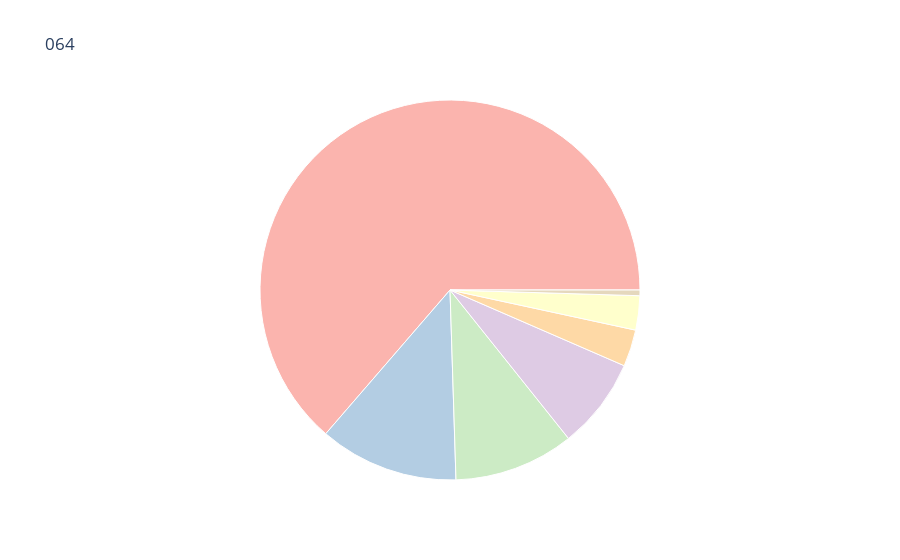
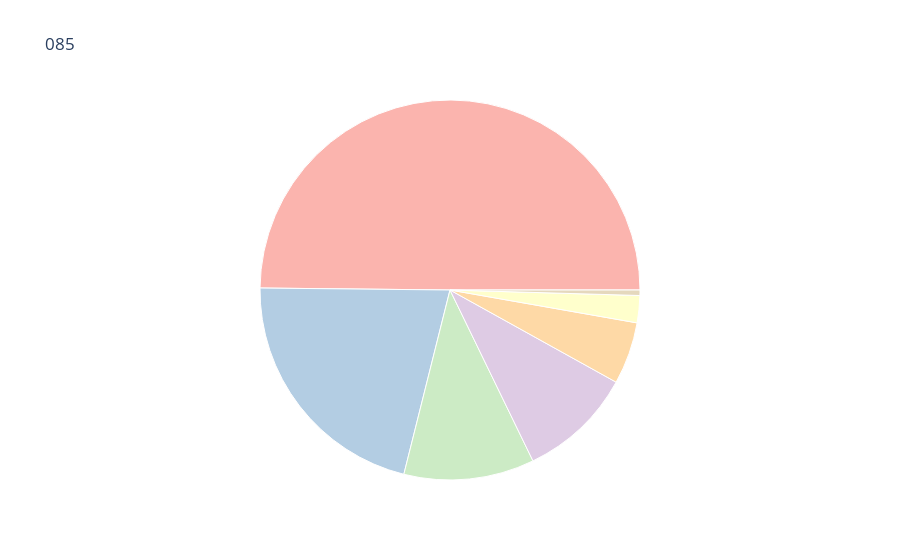
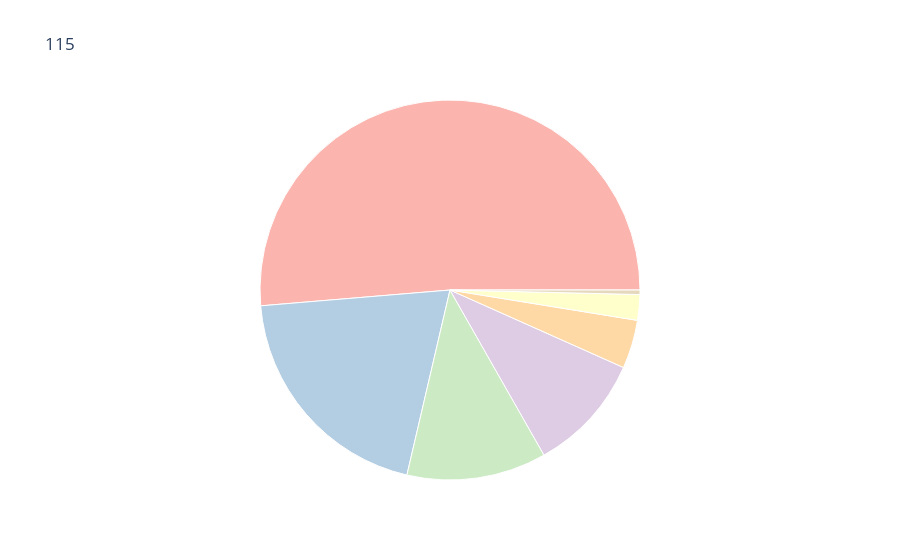
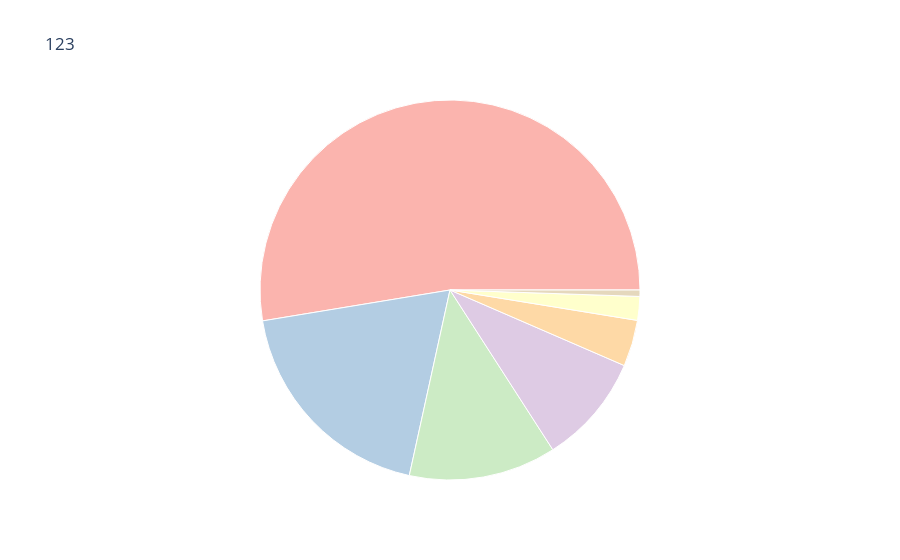

Notebook cell for these charts, in order:
### Code cell
import plotly.express as px
import pandas as pd
#import textwrap

#def customwrap(s,width=30):
    #return "<br>".join(textwrap.wrap(s,width=width))
df1 = pd.read_csv('/Users/mredick/Documents/OSU/McPhail_Lab/Methane_Seep_Project/20221114_canopus_peakarea_combined_sumbycore_combinelipidnpcpath.txt', sep='\t')
print(df1.head())
NPC_class = list(df1['NPCclass'])
NPC_superclass = list(df1['NPCsuperclass'])
NPC_pathway = list(df1['NPCpathway'])
Values064 = list(df1['064_Sum'])
Values085 = list(df1['085_Sum'])
Values115 = list(df1['115_Sum'])
Values123 = list(df1['123_Sum'])
ValuesOOI = list(df1['OOI_Sum'])
#ValuesH1819 = list(df1['H1819_Sum'])
#ValuesH1821 = list(df1['H1821_Sum'])
df1 = pd.DataFrame(dict(NPC_class=NPC_class, 
                        NPC_superclass=NPC_superclass, 
                        NPC_pathway=NPC_pathway,
                        Values064=Values064,
                        Values085=Values085,
                        Values115=Values115,
                        Values123=Values123,
                        ValuesOOI=ValuesOOI
                       ))
#generate plotly express sunbursts (because of repeated labels - need path function)
fig064 = px.sunburst(df1, path=['NPC_pathway', 'NPC_superclass', 'NPC_class'], values='Values064', title='064',maxdepth=1, color_discrete_sequence=px.colors.qualitative.Pastel1, labels=None)
#fig064.update_traces(textinfo="label+percent root")
fig064.update_layout(uniformtext=dict(minsize=100, mode='hide'))
fig064.show()
fig064.write_image('/Users/mredick/Documents/OSU/McPhail_Lab/Methane_Seep_Project/june22mzmine/20220629_NPC_Sunburst_064peakarea_centeronly_combinelipids_nolabel.pdf')
fig085 = px.sunburst(df1, path=['NPC_pathway', 'NPC_superclass', 'NPC_class'], values='Values085', title='085',maxdepth=1, color_discrete_sequence=px.colors.qualitative.Pastel1)
fig085.update_traces(textinfo="label+percent root")
fig085.update_layout(uniformtext=dict(minsize=100, mode='hide'))
fig085.show()
fig085.write_image('/Users/mredick/Documents/OSU/McPhail_Lab/Methane_Seep_Project/june22mzmine/20220629_NPC_Sunburst_085peakarea__centeronly_combinelipids_nolabel.pdf')
fig115 = px.sunburst(df1, path=['NPC_pathway', 'NPC_superclass', 'NPC_class'], values='Values115', title='115',maxdepth=1, color_discrete_sequence=px.colors.qualitative.Pastel1)
fig115.update_traces(textinfo="label+percent root")
fig115.update_layout(uniformtext=dict(minsize=100, mode='hide'))
fig115.show()
fig115.write_image('/Users/mredick/Documents/OSU/McPhail_Lab/Methane_Seep_Project/june22mzmine/20220629_NPC_Sunburst_115peakarea__centeronly_combinelipids_nolabel.pdf')
fig123 = px.sunburst(df1, path=['NPC_pathway', 'NPC_superclass', 'NPC_class'], values='Values123', title='123',maxdepth=1, color_discrete_sequence=px.colors.qualitative.Pastel1)
fig123.update_traces(textinfo="label+percent root")
fig123.update_layout(uniformtext=dict(minsize=100, mode='hide'))
fig123.show()
fig123.write_image('/Users/mredick/Documents/OSU/McPhail_Lab/Methane_Seep_Project/june22mzmine/20220629_NPC_Sunburst_123peakarea__centeronly_combinelipids_nolabel.pdf')
figOOI = px.sunburst(df1, path=['NPC_pathway', 'NPC_superclass', 'NPC_class'], values='ValuesOOI', title='OOI',maxdepth=1, color_discrete_sequence=px.colors.qualitative.Pastel1)
figOOI.update_traces(textinfo="label+percent root")
figOOI.update_layout(uniformtext=dict(minsize=100, mode='hide'))
figOOI.show()
figOOI.write_image('/Users/mredick/Documents/OSU/McPhail_Lab/Methane_Seep_Project/june22mzmine/20220629_NPC_Sunburst_OOIpeakarea_centeronly_combinelipids_nolabel.pdf')
#figH1819 = px.sunburst(df1, path=['NPC_pathway', 'NPC_superclass', 'NPC_class'], values='ValuesH1819', title='H1819',maxdepth=1, color_discrete_sequence=px.colors.qualitative.Pastel1)
#figH1819.update_traces(textinfo="label+percent root")
#figH1819.update_layout(uniformtext=dict(minsize=8, mode='hide'))
#figH1819.show()
#figH1819.write_image('/Users/mredick/Documents/OSU/McPhail_Lab/Methane_Seep_Project/june22mzmine/20220629_NPC_Sunburst_H1819peakarea_centeronly.pdf')
#figH1821 = px.sunburst(df1, path=['NPC_pathway', 'NPC_superclass', 'NPC_class'], values='ValuesH1821', title='H1821',maxdepth=1, color_discrete_sequence=px.colors.qualitative.Pastel1)
#figH1821.update_traces(textinfo="label+percent root")
#figH1821.update_layout(uniformtext=dict(minsize=8, mode='hide'))
#figH1821.show()
#figH1821.write_image('/Users/mredick/Documents/OSU/McPhail_Lab/Methane_Seep_Project/june22mzmine/20220629_NPC_Sunburst_H1821peakarea_centeronly.pdf')

### Figure 1 — Plotly figure (JSON) as saved in the notebook; plotly's stock layout.template omitted (floating-point values rounded to 4 significant figures; data arrays with more than 128 entries replaced by an {"elided": "..."} marker saying what was removed)
{"data": [{"branchvalues": "total", "domain": {"x": [0, 1], "y": [0, 1]}, "hovertemplate": "labels=%{label}<br>Values064=%{value}<br>parent=%{parent}<br>id=%{id}<extra></extra>", "ids": {"elided": "400 str values"}, "labels": {"elided": "400 str values"}, "maxdepth": 1, "name": "", "parents": {"elided": "400 str values"}, "type": "sunburst", "values": {"elided": "400 float values"}}], "layout": {"autosize": true, "legend": {"tracegroupgap": 0}, "sunburstcolorway": ["rgb(251,180,174)", "rgb(179,205,227)", "rgb(204,235,197)", "rgb(222,203,228)", "rgb(254,217,166)", "rgb(255,255,204)", "rgb(229,216,189)", "rgb(253,218,236)", "rgb(242,242,242)"], "title": {"text": "064"}, "uniformtext": {"minsize": 100, "mode": "hide"}}}

### Figure 2 — Plotly figure (JSON) as saved in the notebook; plotly's stock layout.template omitted (floating-point values rounded to 4 significant figures; data arrays with more than 128 entries replaced by an {"elided": "..."} marker saying what was removed)
{"data": [{"branchvalues": "total", "domain": {"x": [0, 1], "y": [0, 1]}, "hovertemplate": "labels=%{label}<br>Values085=%{value}<br>parent=%{parent}<br>id=%{id}<extra></extra>", "ids": {"elided": "400 str values"}, "labels": {"elided": "400 str values"}, "maxdepth": 1, "name": "", "parents": {"elided": "400 str values"}, "textinfo": "label+percent root", "type": "sunburst", "values": {"elided": "400 float values"}}], "layout": {"autosize": true, "legend": {"tracegroupgap": 0}, "sunburstcolorway": ["rgb(251,180,174)", "rgb(179,205,227)", "rgb(204,235,197)", "rgb(222,203,228)", "rgb(254,217,166)", "rgb(255,255,204)", "rgb(229,216,189)", "rgb(253,218,236)", "rgb(242,242,242)"], "title": {"text": "085"}, "uniformtext": {"minsize": 100, "mode": "hide"}}}

### Figure 3 — Plotly figure (JSON) as saved in the notebook; plotly's stock layout.template omitted (floating-point values rounded to 4 significant figures; data arrays with more than 128 entries replaced by an {"elided": "..."} marker saying what was removed)
{"data": [{"branchvalues": "total", "domain": {"x": [0, 1], "y": [0, 1]}, "hovertemplate": "labels=%{label}<br>Values115=%{value}<br>parent=%{parent}<br>id=%{id}<extra></extra>", "ids": {"elided": "400 str values"}, "labels": {"elided": "400 str values"}, "maxdepth": 1, "name": "", "parents": {"elided": "400 str values"}, "textinfo": "label+percent root", "type": "sunburst", "values": {"elided": "400 float values"}}], "layout": {"autosize": true, "legend": {"tracegroupgap": 0}, "sunburstcolorway": ["rgb(251,180,174)", "rgb(179,205,227)", "rgb(204,235,197)", "rgb(222,203,228)", "rgb(254,217,166)", "rgb(255,255,204)", "rgb(229,216,189)", "rgb(253,218,236)", "rgb(242,242,242)"], "title": {"text": "115"}, "uniformtext": {"minsize": 100, "mode": "hide"}}}

### Figure 4 — Plotly figure (JSON) as saved in the notebook; plotly's stock layout.template omitted (floating-point values rounded to 4 significant figures; data arrays with more than 128 entries replaced by an {"elided": "..."} marker saying what was removed)
{"data": [{"branchvalues": "total", "domain": {"x": [0, 1], "y": [0, 1]}, "hovertemplate": "labels=%{label}<br>Values123=%{value}<br>parent=%{parent}<br>id=%{id}<extra></extra>", "ids": {"elided": "400 str values"}, "labels": {"elided": "400 str values"}, "maxdepth": 1, "name": "", "parents": {"elided": "400 str values"}, "textinfo": "label+percent root", "type": "sunburst", "values": {"elided": "400 float values"}}], "layout": {"autosize": true, "legend": {"tracegroupgap": 0}, "sunburstcolorway": ["rgb(251,180,174)", "rgb(179,205,227)", "rgb(204,235,197)", "rgb(222,203,228)", "rgb(254,217,166)", "rgb(255,255,204)", "rgb(229,216,189)", "rgb(253,218,236)", "rgb(242,242,242)"], "title": {"text": "123"}, "uniformtext": {"minsize": 100, "mode": "hide"}}}
